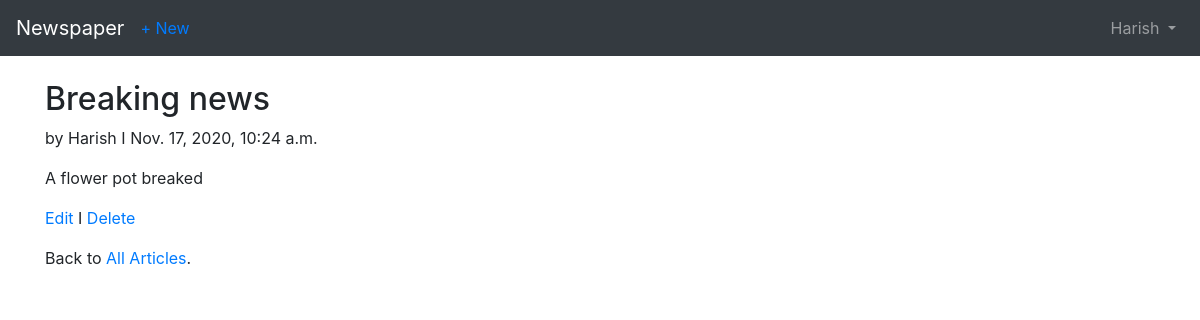
/articles/1/ (signed in), run on the app's committed database.
### users/models.py (models this page shows)
class CustomUser(AbstractUser):
    age = models.PositiveIntegerField(default=0)

### articles/models.py (models this page shows, shortened)
class Article(models.Model):
    title = models.CharField(max_length=255)
    body = models.TextField()
    date = models.DateTimeField(auto_now_add=True)
    author = models.ForeignKey(get_user_model(),on_delete=models.CASCADE,)

### articles/views.py (the view)
# urls.py: path('<int:pk>/',views.ArticleDetailView.as_view(), name='article_detail'),
class ArticleDetailView(LoginRequiredMixin,DetailView):
    model = models.Article
    login_url = 'login'
    template_name = 'articles/article_detail.html'

### templates/articles/article_detail.html
{% extends 'base.html' %} {% block content %}
<div class="article-entry">
    <h2>{{ object.title }}</h2>
    <p>by {{ object.author }} I {{ object.date }}</p>
    <p> {{ object.body }}</p>
</div>
<p><a href=" {% url 'article_edit' article.pk %}">Edit</a> I <a href=" {%url 'article_delete' article.pk %}">Delete</a></p>
<p>Back to <a href=" {% url 'article_list' %}">All Articles</a>.</p>
{% endblock content %}

### templates/base.html (shortened to what this page needs)
<!doctype html>
<html lang="en">
{% load crispy_forms_tags %}
<head>
    <link rel="stylesheet" href="https://cdn.jsdelivr.net/npm/bootstrap@4.5.3/dist/css/bootstrap.min.css">
</head>
<body>
    <nav class="navbar navbar-expand-md navbar-dark bg-dark mb-4">
        <a class="navbar-brand" href="{% url 'home' %}">Newspaper</a> {% if user.is_authenticated %}
        <ul class="navbar-nav mr-auto">
            <li class="nav-item"><a href=" {% url 'article_new' %}">+ New</a></li>
        </ul>
        {% endif %}
        <div class="collapse navbar-collapse" id="navbarCollapse">
            {% if user.is_authenticated %}
            <ul class="navbar-nav ml-auto">
                <li class="nav-item">
                    <a class="nav-link dropdown-toggle" href="#" id="userMenu" data-toggle="dropdown" aria-haspopup="true" aria-expanded="false">
                  {{ user.username }}
                </a>
                </li>
            </ul>
            {% endif %}
        </div>
    </nav>
    <div class="container">
        {% block content %} {% endblock %}
    </div>
</html>

### data on the page
CustomUser: username "Harish"
Article: title "Breaking news", author "Harish", date "Nov. 17, 2020, 10:24 a.m.", body "A flower pot breaked"
